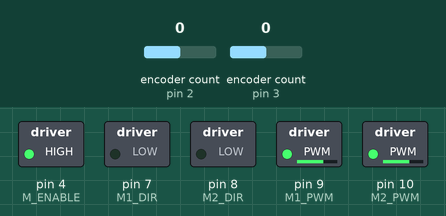
Simulated run of this sketch. Board: Arduino Uno, built with avr-gcc and run on an emulated ATmega328P. Parts: switched loads named in the sketch (green lamp = pin HIGH). The test bench sets the inputs (shaded band); at power-on: encoder count (sensors on pin 2, pin 3) 0.

Above: at 1.2 s.
1.3 s: encoder count (sensor on pin 2) set to 1
At 2.85 s:
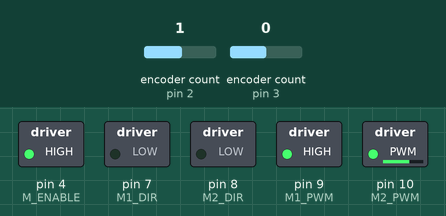
At 4.1 s:
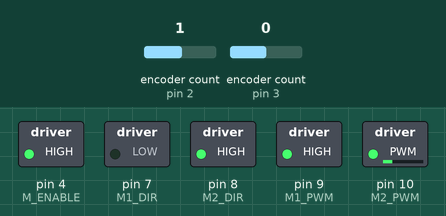
4.3 s: encoder count (sensor on pin 2) set to 5
5.8 s: encoder count (sensor on pin 3) set to 1
Timing chart, 0 to 8.8 s (numbered marks = the images above; inputs shaded):
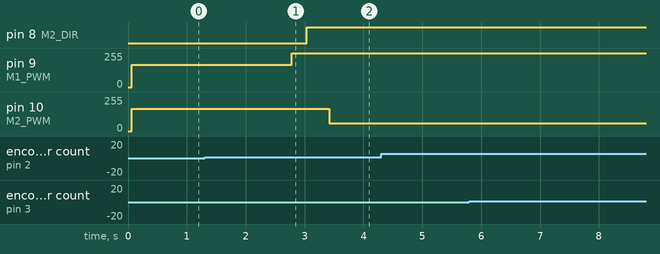

The sketch:

Demo1.ino
```cpp
#include <Encoder.h>                // Encoder Library

#define COUNTS_PER_REVOLUTION 3200  // Number of counts per revolution on the encoder on the motor

#define NUM_FT_TO_MOVE 1
#define NUM_DEG_TO_TURN -180
#define TRANS_RAMP_UP_TIME 110

#define M_ENABLE  4                 // Motor enable pin -- must be set high to operate motors
#define M1_DIR    7                 // Motor 1 direction pin -- set true for cw rotation and false for ccw
#define M2_DIR    8                 // Motor 2 direction pin -- set true for cw rotation and false for ccw
#define M1_PWM    9                 // Motor 1 pwm pin -- set value between 0 and 255 (0 to not move, 255 is max speed)
#define M2_PWM   10                 // Motor 2 pwm pin -- set value between 0 and 255 (0 to not move, 255 is max speed)

Encoder enc1(2, 5);                 // Declare encoder object, with pin A = 2 (IOC) and pin B = 5
Encoder enc2(3, 6);                 // Declare encoder object, with pin A = 3 (IOC) and pin B = 6

bool M1_Dir_Val = true;             // Value to store dir of motor 1 -- set true for cw rotation and false for ccw
bool M2_Dir_Val = true;             // Value to store dir of motor 2 -- set true for cw rotation and false for ccw
int  M1_PWM_Val = 0;                // Value to store speed of motor 1 -- set value between 0 and 255 (0 to not move, 255 is max speed)
int  M2_PWM_Val = 0;                // Value to store speed of motor 2 -- set value between 0 and 255 (0 to not move, 255 is max speed)

// Vars for all controllers
const float r = 7.5 * 0.01;
const float d = 24.62 * 0.01;

float Va = 0;
float delta_Va = 0;

float theta_1_previous = 0;
float theta_2_previous = 0;

float theta_1 = 0;
float theta_2 = 0;

float theta_dot_1 = 0;
float theta_dot_2 = 0;

// Vars for rot_pos_controller
float phi_set = 0.0;

float phi = 0;
float phi_error = 0;
float phi_error_prev = 0;
float phi_error_dot = 0;
float phi_total_error = 0;

const float Kp_phi = 10;
const float Ki_phi = 10;
const float Kd_phi = 0.25;

// Vars for rot_speed_controller
float phi_dot_set = 0.0;

float phi_dot = 0;
float phi_dot_error = 0;
float phi_dot_total_error = 0;

const float Kp_phi_dot = 0.1;
const float Ki_phi_dot = 1;

// Vars for trans_speed_controller
float rho_dot_set = 0.0;

float rho_dot = 0;
float rho_dot_error = 0;
float rho_dot_total_error = 0;

const float Kp_rho_dot = 1;
const float Ki_rho_dot = 5;

int startTime = 0;
int currentTime = 0;

void setup() {
  // put your setup code here, to run once:
  pinMode(M_ENABLE, OUTPUT);        // Define enable pin as output
  pinMode(M1_DIR, OUTPUT);          // Define direction pin as output
  pinMode(M1_PWM, OUTPUT);          // Define pwm pin as output
  pinMode(M2_DIR, OUTPUT);          // Define direction pin as output
  pinMode(M2_PWM, OUTPUT);          // Define pwm pin as output

  Serial.begin(9600);
  while (!Serial);

  digitalWrite(M_ENABLE, HIGH);     // IMPORTANT!! -- set enable pin high
  digitalWrite(M1_DIR, true); // Set initial motor direction to cw
  analogWrite(M1_PWM, 0);  // Set initial motor speed to 0
  digitalWrite(M2_DIR, true); // Set initial motor direction to cw
  analogWrite(M2_PWM, 0);  // Set initial motor speed to 0

  OCR0A = 0xAF;
  TIMSK0 |= _BV(OCIE0A);

  startTime = millis();
  phi_set = NUM_DEG_TO_TURN * PI / 180;
}

void loop() {
  // put your main code here, to run repeatedly:
  currentTime = millis();

  digitalWrite(M1_DIR, M1_Dir_Val);
  analogWrite(M1_PWM, M1_PWM_Val);
  digitalWrite(M2_DIR, M2_Dir_Val);
  analogWrite(M2_PWM, M2_PWM_Val);

  if(currentTime - startTime >= ((NUM_FT_TO_MOVE * 0.3048 / 0.5) * 1000)+ TRANS_RAMP_UP_TIME + (15 * abs(NUM_DEG_TO_TURN))) {
    rho_dot_set = 0.0;
  } else if(currentTime - startTime >= 15 * abs(NUM_DEG_TO_TURN)) {
    rho_dot_set = 0.5;
  }

//  delay(25);
//  Serial.print(phi);
//  Serial.print("\t");
//  Serial.print(phi_dot_set);
//  Serial.print("\t");
//  Serial.print(M1_PWM_Val);
//  Serial.print("\t");
//  Serial.println(M2_PWM_Val);
}

SIGNAL(TIMER0_COMPA_vect) {
  readEncoders();
  phi_controller();
  phi_dot_controller();
  rho_dot_controller();
  setMotorVals();
}

void readEncoders() {
  theta_1_previous = theta_1;
  theta_2_previous = theta_2;

  theta_1 = -2.0 * PI * enc1.read() / COUNTS_PER_REVOLUTION;  // Convert counts to radians
  theta_2 = 2.0 * PI * enc2.read() / COUNTS_PER_REVOLUTION;  // Convert counts to radians

  theta_dot_1 = (theta_1 - theta_1_previous) * 1000;
  theta_dot_2 = (theta_2 - theta_2_previous) * 1000;
}

void phi_controller() {
  phi = - r * (theta_1 - theta_2) / d;
  phi_error_prev = phi_error;
  phi_error = phi_set - phi;

  if (phi_error < -1.0) phi_error = -1.0;
  if (phi_error > 1.0) phi_error = 1.0;

  if (abs(phi_total_error) < 0.5 || (phi_error < 0 && phi_total_error > 0) || (phi_error > 0 && phi_total_error < 0)) {
    phi_total_error += (phi_error * 0.001); // Increment the integral of the error
  }

  phi_error_dot = (phi_error - phi_error_prev) * 1000;

  phi_dot_set = Kp_phi * phi_error + Kd_phi * phi_error_dot;
  // Ki_phi * phi_total_error

  if (phi_dot_set > 8.0) phi_dot_set = 8.0;
  if (phi_dot_set < -8.0) phi_dot_set = -8.0;

}

void phi_dot_controller() {
  phi_dot = - r * (theta_dot_1 - theta_dot_2) / d;
  phi_dot_error = phi_dot_set - phi_dot;

  if (phi_dot_error < -8.0) phi_dot_error = -8.0;
  if (phi_dot_error > 8.0) phi_dot_error = 8.0;

  if (abs(phi_dot_total_error) < 0.5 || (phi_dot_error < 0 && phi_dot_total_error > 0) || (phi_dot_error > 0 && phi_dot_total_error < 0)) {
    phi_dot_total_error += (phi_dot_error * 0.001); // Increment the integral of the error
  }

  delta_Va = - (Kp_phi_dot * phi_dot_error + Ki_phi_dot * phi_dot_total_error);
}

void rho_dot_controller() {
  rho_dot = r * (theta_dot_1 + theta_dot_2) / 2.0;
  rho_dot_error = rho_dot_set - rho_dot;

  if (rho_dot_error < -1.0) rho_dot_error = -1.0;
  if (rho_dot_error > 1.0) rho_dot_error = 1.0;

  if (abs(rho_dot_total_error) < 0.5 || (rho_dot_error < 0 && rho_dot_total_error > 0) || (rho_dot_error > 0 && rho_dot_total_error < 0)) {
    rho_dot_total_error += (rho_dot_error * 0.001); // Increment the integral of the error
  }

  Va = Kp_rho_dot * rho_dot_error + Ki_rho_dot * rho_dot_total_error;
}

void setMotorVals() {
  M1_PWM_Val = (int) (255 * (Va + delta_Va) / 2.0);
  M2_PWM_Val = (int) (255 * (Va - delta_Va) / 2.0);

  if (M1_PWM_Val > 0) M1_Dir_Val = false;
  else M1_Dir_Val = true;

  if (M2_PWM_Val > 0) M2_Dir_Val = true;
  else M2_Dir_Val = false;

  M1_PWM_Val = abs(M1_PWM_Val);
  M2_PWM_Val = abs(M2_PWM_Val);
}
```
